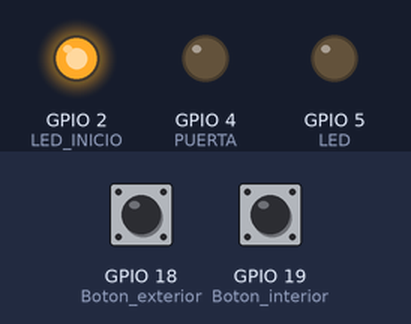
The sketch below on a simulated ESP32. Parts: output pins drawn as LEDs (lit = HIGH). Dashed ring = blinking. The inputs (shaded band) are chosen by the test bench; at power-on: GPIO 18 (Boton_exterior) LOW, GPIO 19 (Boton_interior) LOW. WiFi joins after 1.5 s; servers stay silent unless stated; no MQTT or app messages arrive unless stated; what the sketch prints to the serial monitor is not drawn.

Above: at 2.8 s.
2.9 s: GPIO 18 (Boton_exterior) pulled HIGH for 3.2 s
At 7.2 s:
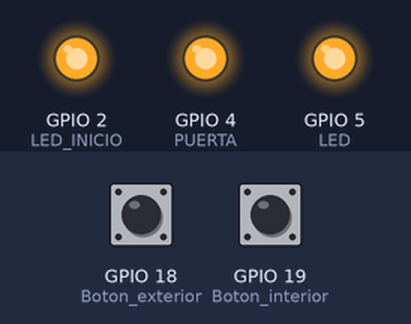
7.6 s: GPIO 19 (Boton_interior) pulled HIGH for 1 s
At 8.8 s:
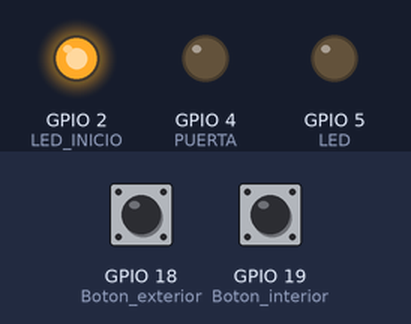
10.1 s: GPIO 19 (Boton_interior) pulled HIGH for 0.15 s
At 10.8 s:
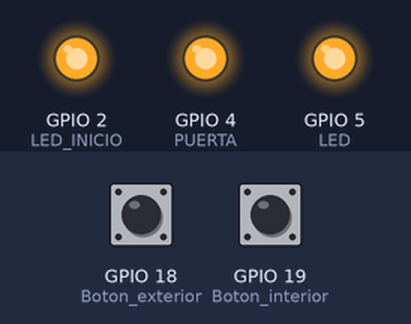
11.7 s: GPIO 19 (Boton_interior) pulled HIGH for 3.2 s
At 12.19 s:
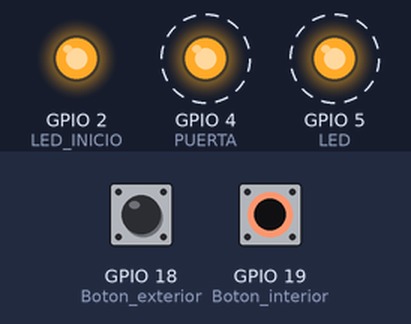
Timing chart, 0 to 16.3 s (numbered marks = the images above; inputs shaded):
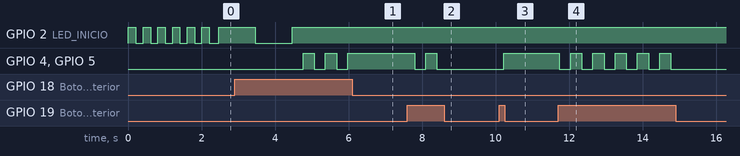

Measured:
- after the input at 2.9 s, GPIO 4 (PUERTA), GPIO 5 (LED): alternates HIGH for 0.30 s and LOW for 0.30 s, 5 changes in all, then stays HIGH, starting after 1.9 s
- after the input at 7.6 s, GPIO 4 (PUERTA), GPIO 5 (LED): HIGH → LOW after 0.20 s, → HIGH 0.30 s later, → LOW 0.30 s later
- after the input at 10.1 s, GPIO 4 (PUERTA), GPIO 5 (LED): LOW → HIGH after 0.12 s
- after the input at 11.7 s, GPIO 4 (PUERTA), GPIO 5 (LED): alternates HIGH for 0.30 s and LOW for 0.30 s, 11 changes in all, then stays LOW, starting at once

The sketch:

ESP32_Puerta_automatica.ino
```cpp
#include <WiFi.h>
#include "Adafruit_MQTT.h"
#include "Adafruit_MQTT_Client.h"
/******* definicion de puertos de la placa**********/
#define PUERTA            4
#define LED               5
#define Boton_exterior    18
#define Boton_interior    19
#define LED_INICIO        2
/*******funciones de ejecucion********/
void Puerta_Abierta();
void Puerta_Cerrada();
/*********variables**********/
boolean Bandera_manual=true;
boolean BanderaD;
int BotonE;
int BotonI;
char Puerta_state;
/************************* WiFi Access Point *********************************/
#define WLAN_SSID       "INFINITUMAAEE_2.4"
#define WLAN_PASS       "krBLdkz36G"
/************************* Adafruit.io Setup *********************************/
#define AIO_SERVER      "io.adafruit.com"
#define AIO_SERVERPORT  1883                   // use 8883 for SSL
#define AIO_USERNAME  "ErickRH"
#define AIO_KEY       "aio_OJIT41WHpPzuIQCoszjgjNtOuvN8"

WiFiClient client;
/*********************** declaracion de clientes y publicaciones************************/
Adafruit_MQTT_Client mqtt(&client, AIO_SERVER, AIO_SERVERPORT, AIO_USERNAME, AIO_KEY);
Adafruit_MQTT_Publish puertaE = Adafruit_MQTT_Publish(&mqtt, AIO_USERNAME "/feeds/puertaE");
Adafruit_MQTT_Subscribe puerta = Adafruit_MQTT_Subscribe(&mqtt, AIO_USERNAME "/feeds/puerta");
Adafruit_MQTT_Subscribe controlmanual = Adafruit_MQTT_Subscribe(&mqtt, AIO_USERNAME "/feeds/controlmanual");

void MQTT_connect();
void setup() {

  Serial.begin(115200);
  delay(10);
/**** inicializacion de puertos*****/
  pinMode(PUERTA, OUTPUT);
  pinMode(LED, OUTPUT);
  pinMode(Boton_exterior,INPUT);
  pinMode(Boton_interior,INPUT);
  pinMode(LED_INICIO, OUTPUT);
/****** conexion**************/
  WiFi.begin(WLAN_SSID, WLAN_PASS);
  while (WiFi.status() != WL_CONNECTED) {
    digitalWrite(LED_INICIO,HIGH);
        delay(200);
    digitalWrite(LED_INICIO,LOW);
        delay(200);
     }

  digitalWrite(LED_INICIO,HIGH);
  /******subscripciones****/
  mqtt.subscribe(&puerta);
  mqtt.subscribe(&controlmanual);
}


void loop() {

  MQTT_connect();
  Adafruit_MQTT_Subscribe *subscription;
  /*******lectura de subscripciones********/
  while ((subscription = mqtt.readSubscription(300))) {
        if (subscription == &puerta) {
                  Puerta_state = *puerta.lastread;
                  if(Puerta_state=='A'){
                       Puerta_Abierta();
                  }
                  if(Puerta_state=='C'){
                     Puerta_Cerrada();
                  }
          }
         if (subscription == &controlmanual) {
                  char Control_state = *controlmanual.lastread;
                  if(Control_state=='A'){
                       Bandera_manual=true;
                  }
                  if(Control_state=='D'){
                       Bandera_manual=false;
                  }
          }
 }
/*********lectura de botones************/
  BotonE=digitalRead(Boton_exterior);
  BotonI=digitalRead(Boton_interior);
  if(Bandera_manual==true&&((BotonI==HIGH)||(BotonE==HIGH))){
        if(BanderaD==true){
          Puerta_Cerrada();
        }
        else{
          Puerta_Abierta();
        }
  }
}


/*****apertura de puerta *****/
void Puerta_Abierta(){
  digitalWrite(PUERTA,HIGH);
  digitalWrite(LED,HIGH);
  BanderaD=true;
  puertaE.publish("1");
}


/*****cierre de puerta*****/
void Puerta_Cerrada(){
digitalWrite(PUERTA,LOW);
digitalWrite(LED,LOW);
BanderaD=false;
puertaE.publish("0");
}


/*************reconexion con la red**************/
void MQTT_connect() {
  int8_t ret;

    if (mqtt.connected()) {
      return;
    }
  uint8_t retries = 3;

    digitalWrite(LED_INICIO,HIGH);
        delay(200);
    digitalWrite(LED_INICIO,LOW);
        delay(200);
    digitalWrite(LED_INICIO,HIGH);
        delay(200);
    digitalWrite(LED_INICIO,LOW);
        delay(200);

  while ((ret = mqtt.connect()) != 0) {
            mqtt.disconnect();
            delay(5000);
            retries--;
            if (retries == 0) {
              while (1)
              digitalWrite(LED_INICIO,LOW);
            }
     }

  Serial.println("MQTT Connected!");
  digitalWrite(LED_INICIO,HIGH);
  delay(1000);
  digitalWrite(LED_INICIO,LOW);
  delay(1000);
  digitalWrite(LED_INICIO,HIGH);
}
```
